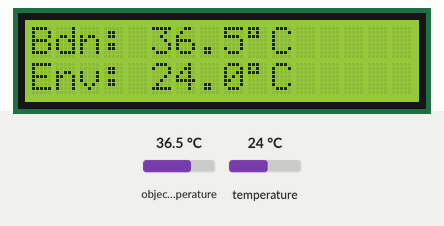
Simulated run of this sketch. Board: ESP32. Parts: 16×2 character LCD. Inputs (shaded band) come from the test bench; at power-on: object temperature 36.5 °C, temperature 24 °C. WiFi joins after 1.5 s; servers stay silent unless stated; what the sketch prints to the serial monitor is not drawn.

Above: at 5.8 s.
5.9 s: object temperature set to 20 °C
At 7.1 s:
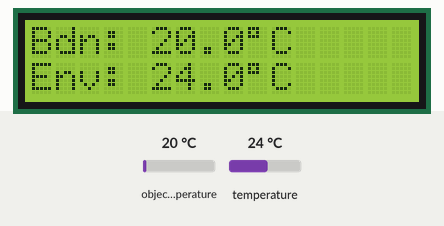
7.4 s: temperature set to 12 °C
At 8.2 s:
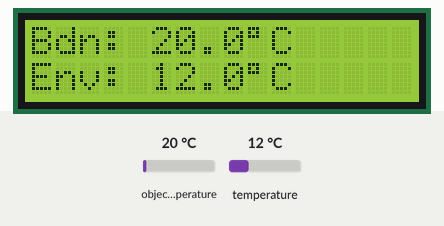
8.9 s: object temperature set to 26 °C
At 10.1 s:
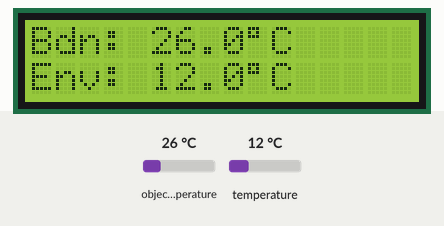
10.4 s: temperature set to 19 °C
At 10.8 s:
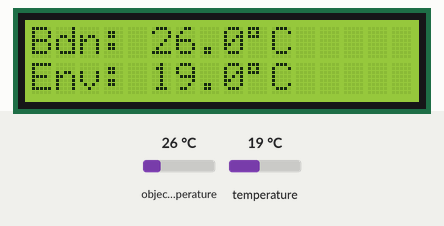
Timing chart, 0 to 12.9 s (numbered marks = the images above; inputs shaded):
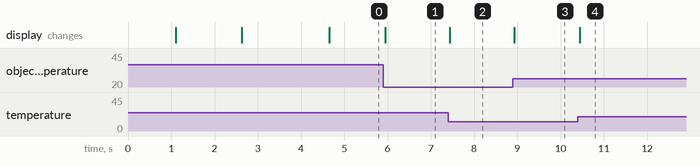

Measured:
- after the input at 5.9 s, the display: changes at once (image 1)
- after the input at 7.4 s, the display: changes at once (image 2)
- after the input at 8.9 s, the display: changes at once (image 3)
- after the input at 10.4 s, the display: changes after 0.05 s (image 4)

The sketch:

hfmd.ino
```cpp
#include <WiFi.h>
#include <FirebaseESP32.h>
#include <Wire.h>
#include <Adafruit_MLX90614.h>
#include <LiquidCrystal_I2C.h>
#include <WiFiManager.h> // <--- Tambah Library ni

// --- SETTING FIREBASE SAHAJA (WiFi tak payah tulis sini) ---
#define FIREBASE_HOST "hfmd-iot-system-default-rtdb.asia-southeast1.firebasedatabase.app"
#define FIREBASE_AUTH "f69FBaoxFLgbzGy06MKfUpANzZhBBkg78DFDUSsu"

// --- OBJEK HARDWARE ---
Adafruit_MLX90614 mlx = Adafruit_MLX90614();
LiquidCrystal_I2C lcd(0x27, 16, 2);

// --- OBJEK FIREBASE ---
FirebaseData firebaseData;
FirebaseAuth auth;
FirebaseConfig config;

unsigned long sendDataPrevMillis = 0;

void setup() {
  Serial.begin(115200);

  // 1. SETUP I2C & SENSOR
  Wire.begin(21, 22);

  lcd.init();
  lcd.backlight();
  lcd.setCursor(0, 0);
  lcd.print("System Booting..");

  if (!mlx.begin()) {
    Serial.println("Ralat Sensor!");
    lcd.setCursor(0, 1);
    lcd.print("Sensor Error!");
    while (1);
  }
  delay(1000);

  // 2. SETUP WIFIMANAGER (INI BAHAGIAN BARU)
  WiFiManager wm;

  // Papar kat LCD tengah cari WiFi
  lcd.clear();
  lcd.setCursor(0, 0);
  lcd.print("Connecting WiFi..");

  // Kalau tak jumpa WiFi lama, dia buka Hotspot nama "HFMD_SETUP"
  // Password hotspot takde (boleh biar kosong)
  bool res = wm.autoConnect("HFMD_SETUP");

  if(!res) {
      Serial.println("Gagal connect WiFi");
      lcd.setCursor(0, 1);
      lcd.print("WiFi Failed!");
      // Restart ESP32 kalau gagal
      ESP.restart();
  }

  // Kalau sampai sini, maksudnya dah connect
  Serial.println("WiFi Connected!");
  lcd.clear();
  lcd.setCursor(0, 0);
  lcd.print("WiFi OK!");
  lcd.setCursor(0, 1);
  lcd.print(WiFi.localIP()); // Tunjuk IP kat LCD
  delay(2000);

  // 3. SETUP FIREBASE
  config.host = FIREBASE_HOST;
  config.signer.tokens.legacy_token = FIREBASE_AUTH;

  Firebase.begin(&config, &auth);
  Firebase.reconnectWiFi(true);
}

void loop() {
  // --- BACA SUHU ---
  float t_objek = mlx.readObjectTempC();
  float t_amb   = mlx.readAmbientTempC();

  // --- PAPARAN LCD (LIVE) ---
  lcd.setCursor(0, 0);
  lcd.print("Bdn: "); lcd.print(t_objek, 1); lcd.write(0xDF); lcd.print("C ");

  lcd.setCursor(0, 1);
  lcd.print("Env: "); lcd.print(t_amb, 1); lcd.write(0xDF); lcd.print("C ");

  // --- HANTAR KE FIREBASE (SETIAP 2 SAAT) ---
  if (millis() - sendDataPrevMillis > 2000 || sendDataPrevMillis == 0) {
    sendDataPrevMillis = millis();

    Serial.print("Suhu: "); Serial.println(t_objek);

    if (Firebase.setFloat(firebaseData, "/sensor/suhu", t_objek)) {
      Serial.println("✅ Sent to Firebase");
    } else {
      Serial.print("❌ Fail: ");
      Serial.println(firebaseData.errorReason());
    }
  }
}
```
